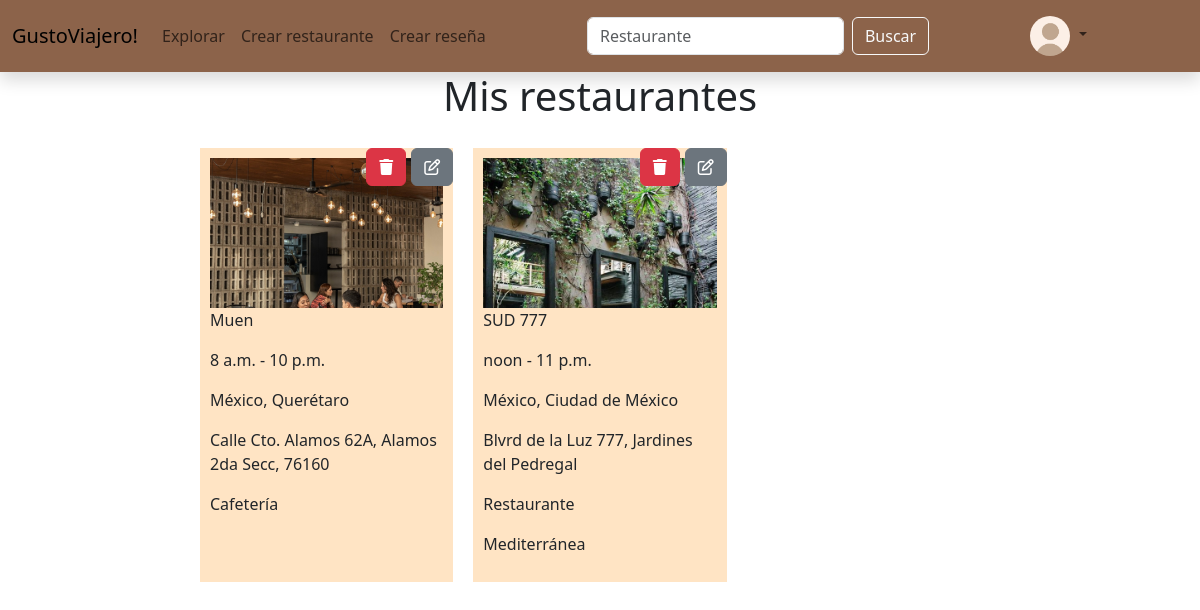
The page /misrestaurantes/ (signed in) on the database as committed earlier.
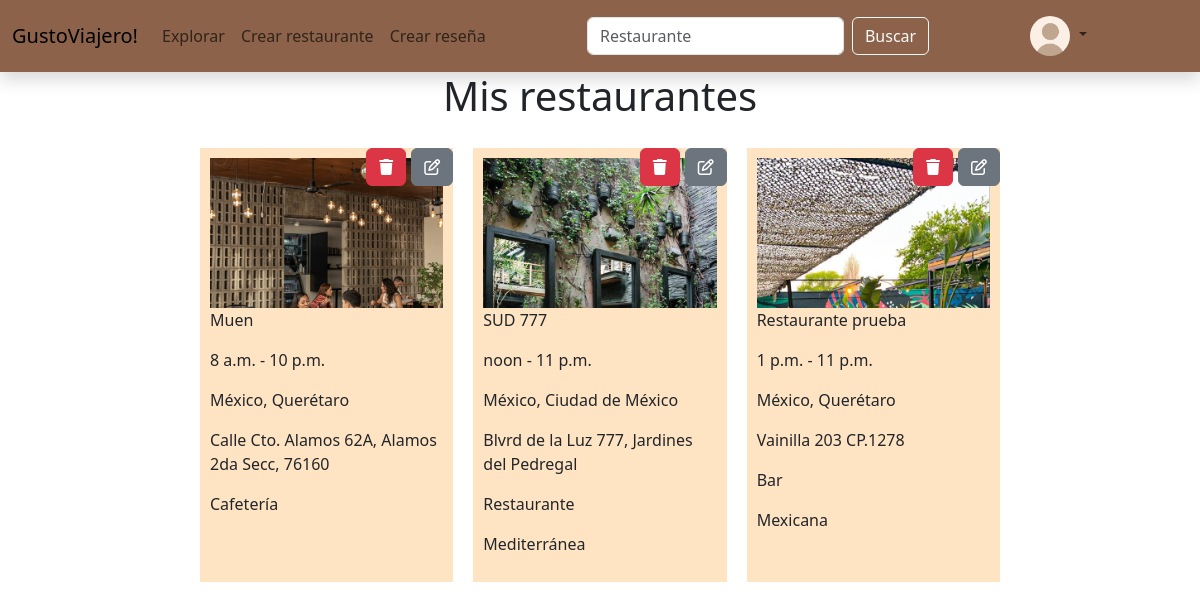
The same page on the database as committed later.
### inicio/models.py (models this page shows, shortened)
class Restaurante (models.Model):
    Nombre=models.CharField(max_length=50, default='Restaurante')
    Propietario=models.ForeignKey(User, on_delete=models.CASCADE, default=1)
    Pais=models.CharField(max_length=50)
    Estado=models.CharField(max_length=50)
    Direccion=models.CharField(max_length=200)
    Promedio=models.DecimalField(max_digits=3,decimal_places=2, default=0, blank=True)
    TipoCocina=models.ForeignKey(TipoCocina,on_delete=models.CASCADE, blank=True, null=True)
    CategoriaL=models.ForeignKey(CategoriaL,on_delete=models.CASCADE, blank=True, null=True)
    Apertura=models.TimeField()
    Cierre=models.TimeField()
    Descripción=models.CharField(max_length=280, null=True, blank=True)

class FotosLugar(models.Model):
    RestauranteID=models.ForeignKey(Restaurante, on_delete=models.CASCADE, blank=True)
    Imagen=models.ImageField(upload_to='uploads/lugar', blank=True, null=True)

class CategoriaL(models.Model):
    Nombre=models.CharField(max_length=30)
    def __str__(self):
        return self.Nombre

class TipoCocina(models.Model):
    Nombre=models.CharField(max_length=25)
    def __str__(self):
        return self.Nombre

### inicio/views.py (the view)
# urls.py: path('misrestaurantes/',views.mis_restaurantes, name='mis_restaurantes'),
def mis_restaurantes(request):
    if request.user.is_authenticated:
        usuario = request.user
        foto = FotoUsuario.objects.filter(UsuarioID=usuario).first()
        Elementos=Restaurante.objects.filter(Propietario=request.user).prefetch_related('fotoslugar_set')
    return render(request, "mis_restaurantes.html",{'Elementos': Elementos, 'usuario':usuario,'foto':foto})

### inicio/templates/mis_restaurantes.html (shortened to what this page needs)
{% extends 'base.html' %}
{% load static %}
{% block content %}
<p class="h1 d-flex justify-content-center">
    Mis restaurantes
</p>
<div class="vh-50 d-flex flex-column justify-content-center align-items-center content-container">
<div class="restaurantes-container" style="margin-top: 20px;">
    {% if Elementos %}
        {% for Elemento in Elementos %}
            <div class="restaurante-card restaurante">
                <a href="{% url 'editar_restaurante' Elemento.id %}" style="text-decoration: none; color: inherit;">
                    <div class="restaurante-options">
                        <a href="{% url 'eliminar_restaurante' Elemento.id %}" class="btn btn-danger"><i class="fa-solid fa-trash"></i></a>
                        <a href="{% url 'editar_restaurante' Elemento.id %}" class="btn btn-secondary"><i class="fa-regular fa-pen-to-square"></i></a>
                    </div>
                    <div style="width: 100%; height: 150px; overflow: hidden; margin: 0 auto;">
                        {% if Elemento.fotoslugar_set.all %}
                            <img src="{{ Elemento.fotoslugar_set.all.0.Imagen.url }}" alt="{{ Elemento.Nombre }}">
                        {% else %}
                            <img src="{% static 'images/default.jpg' %}" alt="{{ Elemento.Nombre }}">
                        {% endif %}
                    </div>
                    <p>{{ Elemento.Nombre }}</p>
                    <p>{{ Elemento.Apertura }} - {{ Elemento.Cierre }}</p>
                    <p>{{ Elemento.Pais }}, {{ Elemento.Estado }}</p>
                    <p>{{ Elemento.Direccion }}</p>
                    {% if Elemento.CategoriaL %}
                        <p>{{ Elemento.CategoriaL }}</p>
                    {% endif %}
                    {% if Elemento.TipoCocina %}
                        <p>{{ Elemento.TipoCocina }}</p>
                    {% endif %}
                </a>
            </div>
        {% endfor %}
    {% else %}
        <div class="col-md-8 text-center">
            <p>No tienes restaurantes</p>
            <a href="{% url 'crear_restaurante' %}" class="btn btn-light" style="color: #F27D16;">Crear restaurante</a>
        </div>
    {% endif %}
</div>
</div>
{% endblock %}

### inicio/templates/base.html (shortened to what this page needs)
{% load static %}
<!doctype html>
<html lang="es">
  <head>
    <link href="https://cdn.jsdelivr.net/npm/bootstrap@5.3.2/dist/css/bootstrap.min.css" rel="stylesheet">
    <link href="css/style.css" rel="stylesheet">
  </head>
  <body>
    <nav class="navbar navbar-expand-lg shadow" style="background-color: #8C634A;">
      <div class="container-fluid">
        <a class="navbar-brand">GustoViajero!</a>
        <div class="collapse navbar-collapse" id="navbarSupportedContent">
          <ul class="navbar-nav me-auto mb-2 mb-lg-0">
            <li class="nav-item">
              <a class="nav-link" aria-current="page" href="#">Explorar</a>
            </li>
            <li class="nav-item">
              <a class="nav-link" aria-current="page" href="{% url 'crear_restaurante' %}">Crear restaurante</a>
            </li>
            <li class="nav-item">
              <a class="nav-link" aria-current="page" href="{% url 'elegir_restaurante' %}">Crear reseña</a>
            </li>
          </ul>
        </div>
        <div class="collapse navbar-collapse" id="navbarSupportedContent">
          <ul class="navbar-nav me-auto mb-2 mb-lg-0">
          <form class="d-flex" role="search">
            <input class="form-control me-2" type="search" placeholder="Restaurante" aria-label="Search">
            <button class="btn btn-outline-light" type="submit">Buscar</button>
          </form>
          </ul>
        </div>
        <div class="collapse navbar-collapse justify-content-end" id="navbarSupportedContent">
          <ul class="navbar-nav me-auto mb-2 mb-lg-0">
            <li class="nav-item dropdown">
              <a class="nav-link dropdown-toggle" href="#" role="button" data-bs-toggle="dropdown" aria-expanded="false">
                {% if foto %}
                <img src="{{foto.Imagen.url}}" width="40" height="40" style="border-radius: 50%;">
                {% else %}
                <img src="{% static 'images/default-perfil.jpg' %}" width="40" height="40" style="border-radius: 50%;">
                {% endif %}
              </a>
            </li>
          </ul>
        </div>
      </div>
    </nav>
    {% block content %}
    {% endblock %}
  </body>
</html>

### inicio/templates/base.html (style rules this page uses)
.content-container { max-width: 800px; margin: auto; }

### inicio/templates/mis_restaurantes.html (style rules this page uses)
.restaurantes-container { display: grid; grid-template-columns: repeat(auto-fill, minmax(250px, 1fr)); gap: 20px; justify-content: center; }
.restaurante-card { background-color: bisque; width: 100%; height: auto; padding: 10px; position: relative; }
.restaurante-card img { width: 100%; height: auto; }
.restaurante-options { position: absolute; top: 0; right: 0; display: flex; gap: 5px; }

Rows that differ between the two databases and show on the page:
added Restaurante: fotoslugar_set.all.0.Imagen (picture), Nombre "Restaurante prueba", Apertura "1 p.m.", Cierre "11 p.m.", Pais "México", Estado "Querétaro", Direccion "Vainilla 203 CP.1278", CategoriaL "Bar", TipoCocina "Mexicana"
